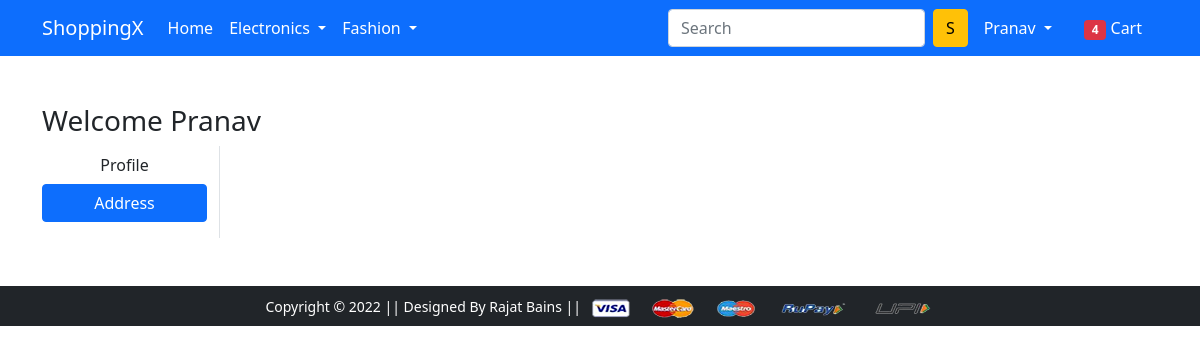
Page /address/ (signed in) on the earlier database version.
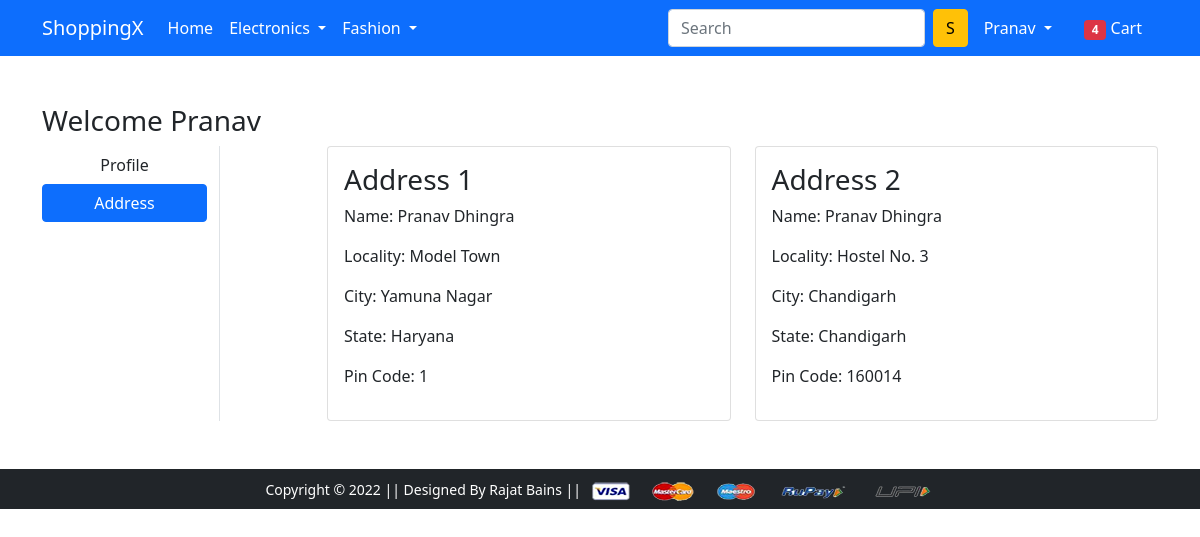
Same page on the later database version.
### app/models.py (models this page shows, shortened)
class Customer(models.Model):
    user = models.ForeignKey(User, on_delete=models.CASCADE)
    name = models.CharField(max_length=200)
    locality = models.CharField(max_length=200)
    city = models.CharField(max_length=50)
    zipcode = models.IntegerField()
    state = models.CharField(choices=STATE_CHOICES, max_length=50)

### app/views.py (the view)
# urls.py: path("address/", views.address, name="address"),
def address(request):
    add = Customer.objects.filter(user=request.user)
    return render(request, "app/address.html", {"add": add, "active": "btn-primary"})

### app/templates/app/address.html (shortened to what this page needs)
{% extends 'app/base.html' %}
{% load static %}
{% block main-content %}
<div class="container my-5">
 <div class="row">
 <h3>Welcome {{request.user.username|capfirst}}</h3>
  <div class="col-sm-2 border-end">
   <ul class="list-unstyled">
    <li class="d-grid"><a href="{% url 'profile' %}" class="btn">Profile</a></li>
    <li class="d-grid"><a href="{% url 'address' %}" class="btn {{active}}">Address</a></li>
   </ul>
  </div>
  <div class="col-sm-9 offset-sm-1">
   <div class="row">
       {% for ad in add %}
    <div class="col-sm-6">
     <div class="card">
      <div class="card-body">
       <h3>Address {{forloop.counter}}</h3>
       <p>Name: {{ad.name}}</p>
       <p>Locality: {{ad.locality}}</p>
       <p>City: {{ad.city}}</p>
       <p>State: {{ad.state}}</p>
        <p>Pin Code: {{ad.zipcode}}</p>
      </div>
     </div>
    </div>
    {% endfor %}
   </div>
  </div>
 </div>
</div>
{% endblock main-content %}

Differences in the rows shown:
added Customer: name "Pranav Dhingra", locality "Model Town", city "Yamuna Nagar", state "Haryana", zipcode "1"
added Customer: name "Pranav Dhingra", locality "Hostel No. 3", city "Chandigarh", state "Chandigarh", zipcode "160014"
